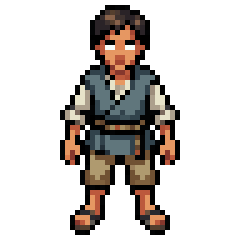
#> input picture prototypes/topdown/assets/chars/vill2/rot_south.png, 48 x 48 px, found by its file name (shown 5 times larger)
$ python v5edit.py ../assets/chars/vill2/rot_south.png
#> lines starting #> are read from the running program, lines starting #| are printed output that depends on the picture
### prototypes/topdown/tools/pl.py
"""Tiny PixelLab v2 client for the top-down demo. Writes every job to ../ledger.json. Never prints the key."""
import fcntl, base64, io, json, os, time, urllib.error, urllib.request
from pathlib import Path
from PIL import Image

API = 'https://api.pixellab.ai/v2'
HERE = Path(__file__).resolve().parent.parent
LEDGER = HERE / 'ledger.json'
RAW = HERE / 'raw'
BUDGET = 7970.0   # 4,370 through T5, T8's 1,750 for the seven heroes (owner, 2026-11-10) and RG-02's 1,850 at most (owner, 2026-11-15, raised for the river road's tiles and kit on 2026-11-20); each tool's CAP is the real guard


# [9 lines left out: function req, not called in this run]


def balance():
    return req('GET', '/balance')['subscription']['generations']


def b64(im):
    if isinstance(im, (str, Path)): im = Image.open(im)
    buf = io.BytesIO(); im.save(buf, 'PNG')
    return {'type': 'base64', 'base64': base64.b64encode(buf.getvalue()).decode(), 'format': 'png'}


# [28 lines left out: functions strip, fetch, images, not called in this run]


def ledger():
    return json.load(open(LEDGER)) if LEDGER.exists() else {'task': 'top-down village demo', 'budget': BUDGET, 'start_balance': None, 'jobs': []}


def save(L):
    tmp = str(LEDGER) + '.tmp'; json.dump(L, open(tmp, 'w'), indent=1); os.replace(tmp, LEDGER)


def spent():
    L = ledger(); return sum((j.get('credits') or 0) for j in L['jobs'])


# [86 lines left out: functions cached, poll, finish, run, save_images, not called in this run]

### prototypes/topdown/tools/v5edit.py
import sys, json; sys.path.insert(0, 'tools'); import pl
from PIL import Image
src = Image.open('assets/chars/kaya2/rot_south.png').convert('RGBA')   # v2 Kaya, 48x48
#> src is the input picture: PIL image 48x48 RGBA; mean R, G, B, A 25.2, 20.4, 17.1, 74.9
canvas = Image.new('RGBA', (64, 64)); canvas.alpha_composite(src, (8, 8)); canvas.save('work/v5/south64.png')
#> after `canvas = Image.new('RGBA', (64, 64))`: canvas: PIL image 64x64 RGBA; every value is 0
#> after `canvas.alpha_composite(src, (8, 8))`:
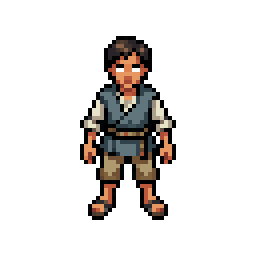
#> canvas: PIL image 64x64 RGBA (shown 4 times larger); mean R, G, B, A 14.2, 11.5, 9.6, 42.1; transparent parts drawn white
BASE = ('Redraw this exact character at this exact size, position and facing, as clean pixel art in the identical style, palette, outline weight and shading. '
        'Same teenage girl, same face and skin, same brown high ponytail tied with a red ribbon, same dark red and crimson colours. '
        'Give her a slimmer, more feminine teen silhouette: a narrower waist and hips, softer sloping shoulders, slimmer legs, a slightly narrower stance with the feet closer together. '
        'She must be no wider than the original anywhere, and noticeably narrower at the hips. ')
V = {
 'A': 'Outfit: a fitted dark red coat cinched tightly at the waist by a red cloth sash, ending just below the hips with two short tails at the back, so no skirt flare; slim dark trousers; brown boots.',
 'B': 'Outfit: a slim knee-length dark red coat fitted to the body and cinched at the waist by a red sash, split by long front slits so the slim dark trousers show between the panels, the panels hang straight and narrow, never flaring; brown boots.',
 'C': 'Outfit: a short cropped dark red jacket ending at the waist, over a slim fitted crimson tunic that reaches mid-thigh, a red sash at the waist, slim dark trousers and brown boots.',
}
k = sys.argv[1]
#> (the run stopped early here; a loop or call above may not have finished)
